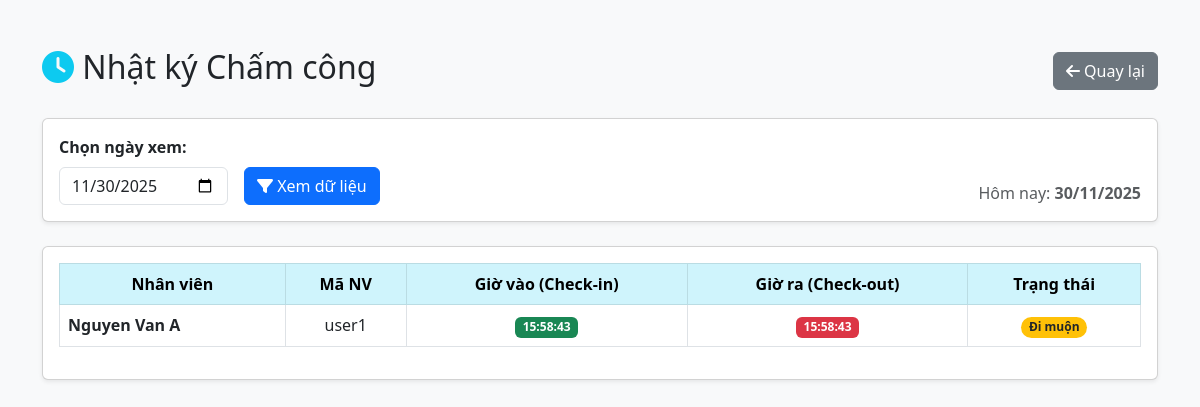
Page /HomePage/admin_attendance.php (signed in) on the committed database.
### tables this page shows
CREATE TABLE `attendance` (
  `id` int(11) NOT NULL,
  `user_id` int(11) NOT NULL,
  `date` date NOT NULL,
  `check_in` time DEFAULT NULL,
  `check_out` time DEFAULT NULL,
  `status` enum('present','absent','late') DEFAULT 'present'
);

CREATE TABLE `users` (
  `id` int(11) NOT NULL,
  `role_id` int(11) NOT NULL,
  `username` varchar(50) NOT NULL,
  `password` varchar(255) NOT NULL,
  `email` varchar(100) NOT NULL,
  `full_name` varchar(100) NOT NULL,
  `avatar` varchar(255) DEFAULT 'img/default.jpg',
  `status` enum('active','inactive') DEFAULT 'active',
  `created_at` timestamp NOT NULL DEFAULT current_timestamp()
);

### HomePage/admin_attendance.php (the view, shortened to what this page needs)
<?php
require_once 'db_connect.php';
$filter_date = isset($_GET['date']) ? $_GET['date'] : date('Y-m-d');
$sql = "SELECT a.*, u.full_name, u.username
        FROM attendance a
        JOIN users u ON a.user_id = u.id
        WHERE a.date = ?
        ORDER BY a.check_in DESC";
$stmt = $conn->prepare($sql);
$stmt->bind_param("s", $filter_date);
$stmt->execute();
$result = $stmt->get_result();
?>
<!DOCTYPE html>
<html lang="vi">
<head>
    <link href="https://cdn.jsdelivr.net/npm/bootstrap@5.3.0/dist/css/bootstrap.min.css" rel="stylesheet">
    <link rel="stylesheet" href="https://cdnjs.cloudflare.com/ajax/libs/font-awesome/6.5.1/css/all.min.css">
</head>
<body class="bg-light">
    <div class="container mt-5">
        <div class="d-flex justify-content-between align-items-center mb-4">
            <h2><i class="fas fa-clock text-info"></i> Nhật ký Chấm công</h2>
            <a href="admin_dashboard.php" class="btn btn-secondary"><i class="fas fa-arrow-left"></i> Quay lại</a>
        </div>
        <div class="card shadow-sm mb-4">
            <div class="card-body">
                <form method="GET" class="row g-3 align-items-end">
                    <div class="col-auto">
                        <label class="form-label fw-bold">Chọn ngày xem:</label>
                        <input type="date" name="date" class="form-control" value="<?php echo $filter_date; ?>">
                    </div>
                    <div class="col-auto">
                        <button type="submit" class="btn btn-primary"><i class="fas fa-filter"></i> Xem dữ liệu</button>
                    </div>
                    <div class="col-auto ms-auto">
                        <span class="text-muted">Hôm nay: <strong><?php echo date('d/m/Y'); ?></strong></span>
                    </div>
                </form>
            </div>
        </div>
        <div class="card shadow-sm">
            <div class="card-body">
                <table class="table table-hover table-bordered align-middle text-center">
                    <thead class="table-info">
                        <tr>
                            <th>Nhân viên</th>
                            <th>Mã NV</th>
                            <th>Giờ vào (Check-in)</th>
                            <th>Giờ ra (Check-out)</th>
                            <th>Trạng thái</th>
                        </tr>
                    </thead>
                    <tbody>
                        <?php if ($result->num_rows > 0): ?>
                            <?php while($row = $result->fetch_assoc()): ?>
                            <tr>
                                <td class="text-start fw-bold"><?php echo $row['full_name']; ?></td>
                                <td><?php echo $row['username']; ?></td>
                                <td><span class="badge bg-success"><?php echo $row['check_in']; ?></span></td>
                                <td>
                                    <?php if($row['check_out']): ?>
                                        <span class="badge bg-danger"><?php echo $row['check_out']; ?></span>
                                    <?php else: ?>
                                        <span class="text-muted small">--:--</span>
                                    <?php endif; ?>
                                </td>
                                <td>
                                    <?php
                                        if (strtotime($row['check_in']) > strtotime('08:30:00')) {
                                            echo '<span class="badge rounded-pill bg-warning text-dark">Đi muộn</span>';
                                        } else {
                                            echo '<span class="badge rounded-pill bg-primary">Đúng giờ</span>';
                                        }
                                    ?>
                                </td>
                            </tr>
                            <?php endwhile; ?>
                        <?php else: ?>
                            <tr><td colspan="5" class="text-center text-muted py-4">Không có dữ liệu chấm công cho ngày này.</td></tr>
                        <?php endif; ?>
                    </tbody>
                </table>
            </div>
        </div>
    </div>
</body>
</html>

### rows in the picture
attendance: user.full_name "Nguyen Van A", user.username "user1", check_in "15:58:43", check_out "15:58:43", shows "Đi muộn"
